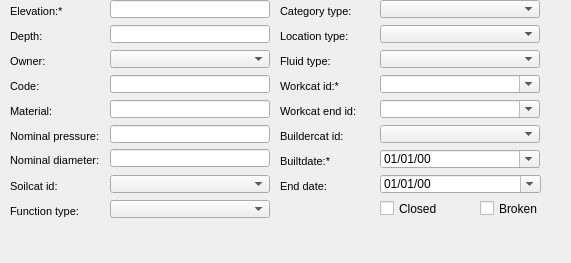
      <widget class="QWidget" name="page_53">
       <property name="geometry">
        <rect>
         <x>0</x>
         <y>0</y>
         <width>571</width>
         <height>263</height>
        </rect>
       </property>
       <attribute name="label">
        <string>Basic information</string>
       </attribute>
       <widget class="QLabel" name="label_workcat_id_end">
        <property name="geometry">
         <rect>
          <x>280</x>
          <y>100</y>
          <width>101</width>
          <height>22</height>
         </rect>
        </property>
        <property name="font">
         <font>
          <pointsize>8</pointsize>
         </font>
        </property>
        <property name="frameShape">
         <enum>QFrame::NoFrame</enum>
        </property>
        <property name="frameShadow">
         <enum>QFrame::Plain</enum>
        </property>
        <property name="text">
         <string>Workcat end id:</string>
        </property>
        <property name="textFormat">
         <enum>Qt::AutoText</enum>
        </property>
        <property name="scaledContents">
         <bool>false</bool>
        </property>
        <property name="alignment">
         <set>Qt::AlignLeading|Qt::AlignLeft|Qt::AlignVCenter</set>
        </property>
        <property name="margin">
         <number>3</number>
        </property>
       </widget>
       <widget class="QLineEdit" name="elevation">
        <property name="geometry">
         <rect>
          <x>110</x>
          <y>0</y>
          <width>160</width>
          <height>18</height>
         </rect>
        </property>
        <property name="inputMask">
         <string/>
        </property>
        <property name="frame">
         <bool>true</bool>
        </property>
       </widget>
       <widget class="QLabel" name="label_buildercat_id">
        <property name="geometry">
         <rect>
          <x>280</x>
          <y>125</y>
          <width>101</width>
          <height>22</height>
         </rect>
        </property>
        <property name="font">
         <font>
          <pointsize>8</pointsize>
         </font>
        </property>
        <property name="frameShape">
         <enum>QFrame::NoFrame</enum>
        </property>
        <property name="frameShadow">
         <enum>QFrame::Plain</enum>
        </property>
        <property name="text">
         <string>Buildercat id:</string>
        </property>
        <property name="textFormat">
         <enum>Qt::AutoText</enum>
        </property>
        <property name="scaledContents">
         <bool>false</bool>
        </property>
        <property name="alignment">
         <set>Qt::AlignLeading|Qt::AlignLeft|Qt::AlignVCenter</set>
        </property>
        <property name="margin">
         <number>3</number>
        </property>
       </widget>
       <widget class="QLineEdit" name="depth">
        <property name="geometry">
         <rect>
          <x>110</x>
          <y>25</y>
          <width>160</width>
          <height>18</height>
         </rect>
        </property>
        <property name="frame">
         <bool>true</bool>
        </property>
       </widget>
       <widget class="QLabel" name="label_elevation">
        <property name="geometry">
         <rect>
          <x>10</x>
          <y>0</y>
          <width>90</width>
          <height>22</height>
         </rect>
        </property>
        <property name="font">
         <font>
          <pointsize>8</pointsize>
          <weight>50</weight>
          <bold>false</bold>
         </font>
        </property>
        <property name="frameShape">
         <enum>QFrame::NoFrame</enum>
        </property>
        <property name="frameShadow">
         <enum>QFrame::Plain</enum>
        </property>
        <property name="text">
         <string>Elevation:*</string>
        </property>
        <property name="textFormat">
         <enum>Qt::AutoText</enum>
        </property>
        <property name="scaledContents">
         <bool>false</bool>
        </property>
        <property name="alignment">
         <set>Qt::AlignLeading|Qt::AlignLeft|Qt::AlignVCenter</set>
        </property>
        <property name="margin">
         <number>3</number>
        </property>
       </widget>
       <widget class="QLabel" name="label_depth">
        <property name="geometry">
         <rect>
          <x>10</x>
          <y>25</y>
          <width>90</width>
          <height>22</height>
         </rect>
        </property>
        <property name="font">
         <font>
          <pointsize>8</pointsize>
          <weight>50</weight>
          <bold>false</bold>
         </font>
        </property>
        <property name="frameShape">
         <enum>QFrame::NoFrame</enum>
        </property>
        <property name="frameShadow">
         <enum>QFrame::Plain</enum>
        </property>
        <property name="text">
         <string>Depth:</string>
        </property>
        <property name="textFormat">
         <enum>Qt::AutoText</enum>
        </property>
        <property name="scaledContents">
         <bool>false</bool>
        </property>
        <property name="alignment">
         <set>Qt::AlignLeading|Qt::AlignLeft|Qt::AlignVCenter</set>
        </property>
        <property name="margin">
         <number>3</number>
        </property>
       </widget>
       <widget class="QLabel" name="label_workcat_id">
        <property name="geometry">
         <rect>
          <x>280</x>
          <y>75</y>
          <width>90</width>
          <height>22</height>
         </rect>
        </property>
        <property name="font">
         <font>
          <pointsize>8</pointsize>
         </font>
        </property>
        <property name="frameShape">
         <enum>QFrame::NoFrame</enum>
        </property>
        <property name="frameShadow">
         <enum>QFrame::Plain</enum>
        </property>
        <property name="text">
         <string>Workcat id:*</string>
        </property>
        <property name="textFormat">
         <enum>Qt::AutoText</enum>
        </property>
        <property name="scaledContents">
         <bool>false</bool>
        </property>
        <property name="alignment">
         <set>Qt::AlignLeading|Qt::AlignLeft|Qt::AlignVCenter</set>
        </property>
        <property name="margin">
         <number>3</number>
        </property>
       </widget>
       <widget class="QLabel" name="label_builtdate">
        <property name="geometry">
         <rect>
          <x>280</x>
          <y>150</y>
          <width>101</width>
          <height>22</height>
         </rect>
        </property>
        <property name="font">
         <font>
          <pointsize>8</pointsize>
         </font>
        </property>
        <property name="frameShape">
         <enum>QFrame::NoFrame</enum>
        </property>
        <property name="frameShadow">
         <enum>QFrame::Plain</enum>
        </property>
        <property name="text">
         <string>Builtdate:*</string>
        </property>
        <property name="textFormat">
         <enum>Qt::AutoText</enum>
        </property>
        <property name="scaledContents">
         <bool>false</bool>
        </property>
        <property name="alignment">
         <set>Qt::AlignLeading|Qt::AlignLeft|Qt::AlignVCenter</set>
        </property>
        <property name="margin">
         <number>3</number>
        </property>
       </widget>
       <widget class="QComboBox" name="workcat_id_end">
        <property name="geometry">
         <rect>
          <x>380</x>
          <y>100</y>
          <width>160</width>
          <height>18</height>
         </rect>
        </property>
        <property name="autoFillBackground">
         <bool>true</bool>
        </property>
        <property name="editable">
         <bool>true</bool>
        </property>
        <property name="maxVisibleItems">
         <number>8</number>
        </property>
        <property name="frame">
         <bool>true</bool>
        </property>
       </widget>
       <widget class="QComboBox" name="workcat_id">
        <property name="geometry">
         <rect>
          <x>380</x>
          <y>75</y>
          <width>160</width>
          <height>18</height>
         </rect>
        </property>
        <property name="autoFillBackground">
         <bool>true</bool>
        </property>
        <property name="editable">
         <bool>true</bool>
        </property>
        <property name="maxVisibleItems">
         <number>8</number>
        </property>
        <property name="frame">
         <bool>true</bool>
        </property>
       </widget>
       <widget class="QComboBox" name="buildercat_id">
        <property name="geometry">
         <rect>
          <x>380</x>
          <y>125</y>
          <width>160</width>
          <height>18</height>
         </rect>
        </property>
       </widget>
       <widget class="QComboBox" name="ownercat_id">
        <property name="geometry">
         <rect>
          <x>110</x>
          <y>50</y>
          <width>160</width>
          <height>18</height>
         </rect>
        </property>
       </widget>
       <widget class="QLabel" name="label_owner">
        <property name="geometry">
         <rect>
          <x>10</x>
          <y>50</y>
          <width>90</width>
          <height>22</height>
         </rect>
        </property>
        <property name="font">
         <font>
          <pointsize>8</pointsize>
         </font>
        </property>
        <property name="frameShape">
         <enum>QFrame::NoFrame</enum>
        </property>
        <property name="frameShadow">
         <enum>QFrame::Plain</enum>
        </property>
        <property name="text">
         <string>Owner:</string>
        </property>
        <property name="textFormat">
         <enum>Qt::AutoText</enum>
        </property>
        <property name="scaledContents">
         <bool>false</bool>
        </property>
        <property name="alignment">
         <set>Qt::AlignLeading|Qt::AlignLeft|Qt::AlignVCenter</set>
        </property>
        <property name="margin">
         <number>3</number>
        </property>
       </widget>
       <widget class="QCheckBox" name="closed">
        <property name="geometry">
         <rect>
          <x>380</x>
          <y>200</y>
          <width>70</width>
          <height>17</height>
         </rect>
        </property>
        <property name="text">
         <string>Closed</string>
        </property>
       </widget>
       <widget class="QCheckBox" name="broken">
        <property name="geometry">
         <rect>
          <x>480</x>
          <y>200</y>
          <width>70</width>
          <height>17</height>
         </rect>
        </property>
        <property name="text">
         <string>Broken</string>
        </property>
       </widget>
       <widget class="QLabel" name="label_enddate">
        <property name="geometry">
         <rect>
          <x>280</x>
          <y>175</y>
          <width>101</width>
          <height>22</height>
         </rect>
        </property>
        <property name="font">
         <font>
          <pointsize>8</pointsize>
         </font>
        </property>
        <property name="frameShape">
         <enum>QFrame::NoFrame</enum>
        </property>
        <property name="frameShadow">
         <enum>QFrame::Plain</enum>
        </property>
        <property name="text">
         <string>End date:</string>
        </property>
        <property name="textFormat">
         <enum>Qt::AutoText</enum>
        </property>
        <property name="scaledContents">
         <bool>false</bool>
        </property>
        <property name="alignment">
         <set>Qt::AlignLeading|Qt::AlignLeft|Qt::AlignVCenter</set>
        </property>
        <property name="margin">
         <number>3</number>
        </property>
       </widget>
       <widget class="QLabel" name="label_code">
        <property name="geometry">
         <rect>
          <x>10</x>
          <y>75</y>
          <width>101</width>
          <height>22</height>
         </rect>
        </property>
        <property name="font">
         <font>
          <pointsize>8</pointsize>
         </font>
        </property>
        <property name="frameShape">
         <enum>QFrame::NoFrame</enum>
        </property>
        <property name="frameShadow">
         <enum>QFrame::Plain</enum>
        </property>
        <property name="text">
         <string>Code:</string>
        </property>
        <property name="textFormat">
         <enum>Qt::AutoText</enum>
        </property>
        <property name="scaledContents">
         <bool>false</bool>
        </property>
        <property name="alignment">
         <set>Qt::AlignLeading|Qt::AlignLeft|Qt::AlignVCenter</set>
        </property>
        <property name="margin">
         <number>3</number>
        </property>
       </widget>
       <widget class="QLineEdit" name="code">
        <property name="geometry">
         <rect>
          <x>110</x>
          <y>75</y>
          <width>160</width>
          <height>18</height>
         </rect>
        </property>
        <property name="frame">
         <bool>true</bool>
        </property>
       </widget>
       <widget class="QgsDateTimeEdit" name="builtdate">
        <property name="geometry">
         <rect>
          <x>380</x>
          <y>150</y>
          <width>160</width>
          <height>18</height>
         </rect>
        </property>
        <property name="displayFormat">
         <string>dd/MM/yy</string>
        </property>
        <property name="calendarPopup">
         <bool>true</bool>
        </property>
        <property name="allowNull" stdset="0">
         <bool>true</bool>
        </property>
       </widget>
       <widget class="QgsDateTimeEdit" name="enddate">
        <property name="geometry">
         <rect>
          <x>380</x>
          <y>175</y>
          <width>161</width>
          <height>18</height>
         </rect>
        </property>
        <property name="displayFormat">
         <string>dd/MM/yy</string>
        </property>
        <property name="calendarPopup">
         <bool>true</bool>
        </property>
        <property name="allowNull" stdset="0">
         <bool>true</bool>
        </property>
       </widget>
       <widget class="QLabel" name="label_fluid_type">
        <property name="geometry">
         <rect>
          <x>280</x>
          <y>50</y>
          <width>90</width>
          <height>22</height>
         </rect>
        </property>
        <property name="font">
         <font>
          <pointsize>8</pointsize>
         </font>
        </property>
        <property name="frameShape">
         <enum>QFrame::NoFrame</enum>
        </property>
        <property name="frameShadow">
         <enum>QFrame::Plain</enum>
        </property>
        <property name="text">
         <string>Fluid type:</string>
        </property>
        <property name="textFormat">
         <enum>Qt::AutoText</enum>
        </property>
        <property name="scaledContents">
         <bool>false</bool>
        </property>
        <property name="alignment">
         <set>Qt::AlignLeading|Qt::AlignLeft|Qt::AlignVCenter</set>
        </property>
        <property name="margin">
         <number>3</number>
        </property>
       </widget>
       <widget class="QComboBox" name="fluid_type">
        <property name="geometry">
         <rect>
          <x>380</x>
          <y>50</y>
          <width>160</width>
          <height>18</height>
         </rect>
        </property>
       </widget>
       <widget class="QLabel" name="label_location_type">
        <property name="geometry">
         <rect>
          <x>280</x>
          <y>25</y>
          <width>90</width>
          <height>22</height>
         </rect>
        </property>
        <property name="font">
         <font>
          <pointsize>8</pointsize>
         </font>
        </property>
        <property name="frameShape">
         <enum>QFrame::NoFrame</enum>
        </property>
        <property name="frameShadow">
         <enum>QFrame::Plain</enum>
        </property>
        <property name="text">
         <string>Location type:</string>
        </property>
        <property name="textFormat">
         <enum>Qt::AutoText</enum>
        </property>
        <property name="scaledContents">
         <bool>false</bool>
        </property>
        <property name="alignment">
         <set>Qt::AlignLeading|Qt::AlignLeft|Qt::AlignVCenter</set>
        </property>
        <property name="margin">
         <number>3</number>
        </property>
       </widget>
       <widget class="QComboBox" name="location_type">
        <property name="geometry">
         <rect>
          <x>380</x>
          <y>25</y>
          <width>160</width>
          <height>18</height>
         </rect>
        </property>
       </widget>
       <widget class="QComboBox" name="category_type">
        <property name="geometry">
         <rect>
          <x>380</x>
          <y>0</y>
          <width>160</width>
          <height>18</height>
         </rect>
        </property>
       </widget>
       <widget class="QLabel" name="label_category_type">
        <property name="geometry">
         <rect>
          <x>280</x>
          <y>0</y>
          <width>90</width>
          <height>22</height>
         </rect>
        </property>
        <property name="font">
         <font>
          <pointsize>8</pointsize>
         </font>
        </property>
        <property name="frameShape">
         <enum>QFrame::NoFrame</enum>
        </property>
        <property name="frameShadow">
         <enum>QFrame::Plain</enum>
        </property>
        <property name="text">
         <string>Category type:</string>
        </property>
        <property name="textFormat">
         <enum>Qt::AutoText</enum>
        </property>
        <property name="scaledContents">
         <bool>false</bool>
        </property>
        <property name="alignment">
         <set>Qt::AlignLeading|Qt::AlignLeft|Qt::AlignVCenter</set>
        </property>
        <property name="margin">
         <number>3</number>
        </property>
       </widget>
       <widget class="QLabel" name="label_function_type">
        <property name="geometry">
         <rect>
          <x>10</x>
          <y>200</y>
          <width>90</width>
          <height>22</height>
         </rect>
        </property>
        <property name="font">
         <font>
          <pointsize>8</pointsize>
         </font>
        </property>
        <property name="frameShape">
         <enum>QFrame::NoFrame</enum>
        </property>
        <property name="frameShadow">
         <enum>QFrame::Plain</enum>
        </property>
        <property name="text">
         <string>Function type:</string>
        </property>
        <property name="textFormat">
         <enum>Qt::AutoText</enum>
        </property>
        <property name="scaledContents">
         <bool>false</bool>
        </property>
        <property name="alignment">
         <set>Qt::AlignLeading|Qt::AlignLeft|Qt::AlignVCenter</set>
        </property>
        <property name="margin">
         <number>3</number>
        </property>
       </widget>
       <widget class="QLabel" name="label_cat_matcat_id">
        <property name="geometry">
         <rect>
          <x>10</x>
          <y>100</y>
          <width>101</width>
          <height>22</height>
         </rect>
        </property>
        <property name="font">
         <font>
          <pointsize>8</pointsize>
         </font>
        </property>
        <property name="frameShape">
         <enum>QFrame::NoFrame</enum>
        </property>
        <property name="frameShadow">
         <enum>QFrame::Plain</enum>
        </property>
        <property name="text">
         <string>Material:</string>
        </property>
        <property name="textFormat">
         <enum>Qt::AutoText</enum>
        </property>
        <property name="scaledContents">
         <bool>false</bool>
        </property>
        <property name="alignment">
         <set>Qt::AlignLeading|Qt::AlignLeft|Qt::AlignVCenter</set>
        </property>
        <property name="margin">
         <number>3</number>
        </property>
       </widget>
       <widget class="QLineEdit" name="cat_matcat_id">
        <property name="geometry">
         <rect>
          <x>110</x>
          <y>100</y>
          <width>160</width>
          <height>18</height>
         </rect>
        </property>
        <property name="frame">
         <bool>true</bool>
        </property>
       </widget>
       <widget class="QComboBox" name="function_type">
        <property name="geometry">
         <rect>
          <x>110</x>
          <y>200</y>
          <width>160</width>
          <height>18</height>
         </rect>
        </property>
       </widget>
       <widget class="QLineEdit" name="cat_pnom">
        <property name="geometry">
         <rect>
          <x>110</x>
          <y>125</y>
          <width>160</width>
          <height>18</height>
         </rect>
        </property>
        <property name="frame">
         <bool>true</bool>
        </property>
       </widget>
       <widget class="QLabel" name="label_cat_pnom">
        <property name="geometry">
         <rect>
          <x>10</x>
          <y>125</y>
          <width>101</width>
          <height>22</height>
         </rect>
        </property>
        <property name="font">
         <font>
          <pointsize>8</pointsize>
         </font>
        </property>
        <property name="frameShape">
         <enum>QFrame::NoFrame</enum>
        </property>
        <property name="frameShadow">
         <enum>QFrame::Plain</enum>
        </property>
        <property name="text">
         <string>Nominal pressure:</string>
        </property>
        <property name="textFormat">
         <enum>Qt::AutoText</enum>
        </property>
        <property name="scaledContents">
         <bool>false</bool>
        </property>
        <property name="alignment">
         <set>Qt::AlignLeading|Qt::AlignLeft|Qt::AlignVCenter</set>
        </property>
        <property name="margin">
         <number>3</number>
        </property>
       </widget>
       <widget class="QComboBox" name="soilcat_id">
        <property name="geometry">
         <rect>
          <x>110</x>
          <y>175</y>
          <width>160</width>
          <height>18</height>
         </rect>
        </property>
       </widget>
       <widget class="QLabel" name="label_soilcat_id">
        <property name="geometry">
         <rect>
          <x>10</x>
          <y>175</y>
          <width>90</width>
          <height>22</height>
         </rect>
        </property>
        <property name="font">
         <font>
          <pointsize>8</pointsize>
         </font>
        </property>
        <property name="frameShape">
         <enum>QFrame::NoFrame</enum>
        </property>
        <property name="frameShadow">
         <enum>QFrame::Plain</enum>
        </property>
        <property name="text">
         <string>Soilcat id:</string>
        </property>
        <property name="textFormat">
         <enum>Qt::AutoText</enum>
        </property>
        <property name="scaledContents">
         <bool>false</bool>
        </property>
        <property name="alignment">
         <set>Qt::AlignLeading|Qt::AlignLeft|Qt::AlignVCenter</set>
        </property>
        <property name="margin">
         <number>3</number>
        </property>
       </widget>
       <widget class="QLineEdit" name="cat_dnom">
        <property name="geometry">
         <rect>
          <x>110</x>
          <y>149</y>
          <width>160</width>
          <height>18</height>
         </rect>
        </property>
        <property name="frame">
         <bool>true</bool>
        </property>
       </widget>
       <widget class="QLabel" name="label_cat_dnom">
        <property name="geometry">
         <rect>
          <x>10</x>
          <y>149</y>
          <width>101</width>
          <height>22</height>
         </rect>
        </property>
        <property name="font">
         <font>
          <pointsize>8</pointsize>
         </font>
        </property>
        <property name="frameShape">
         <enum>QFrame::NoFrame</enum>
        </property>
        <property name="frameShadow">
         <enum>QFrame::Plain</enum>
        </property>
        <property name="text">
         <string>Nominal diameter:</string>
        </property>
        <property name="textFormat">
         <enum>Qt::AutoText</enum>
        </property>
        <property name="scaledContents">
         <bool>false</bool>
        </property>
        <property name="alignment">
         <set>Qt::AlignLeading|Qt::AlignLeft|Qt::AlignVCenter</set>
        </property>
        <property name="margin">
         <number>3</number>
        </property>
       </widget>
      </widget>
